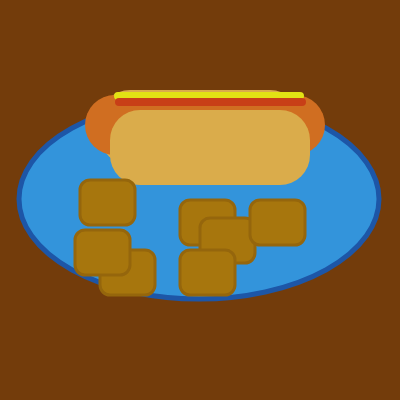
Frame 1 (no input)
Frame 60 (no input): identical to frame 1, image omitted
Frame 120 (the mouse pressed at the canvas centre since frame 60): identical to frame 1, image omitted

The p5.js sketch that drew this single still picture (run headless with seeded random() and noise() and a simulated clock; from frame 60 on, the mouse is pressed at the canvas centre):

// p5.js sketch
// ── sketch.js
/*this is my HW2 assignment
*/
var hDx1 = 100;
var hDx2 = 85;
var hDx3 = 110;
var hDx4 = 118;
var hDx41 = 300;
var hDx5 = 119;
var hDx51 = 302;

var hDy1 = 90;
var hDy2 = 95;
var hDy3 = 110;
var hDy4 = 96;
var hDy5 = 102;
var hDy41 = 96;
var hDy51 = 102;

function setup() {
  createCanvas(400, 400);
}

function draw() {
  background(115, 60, 11);
  //plate
  {
    stroke(29, 86, 167);
    strokeWeight(5);
    fill(51, 148, 219);
    ellipseMode(RADIUS);
    ellipse(199, 199, 180, 100);
  }
  {
    //hotdog
    //bun
    noStroke();
    fill(218, 172, 75);
    rect(hDx1, hDy1, 200, 75, 30);
    //hotdog
    noStroke();
    fill(208, 110, 33);
    rect(hDx2, hDy2, 240, 60, 30);
    //bun
    noStroke();
    fill(218, 172, 75);
    rect(hDx3, hDy3, 200, 75, 30);
    //condiments
    stroke(226, 226, 20);
    strokeWeight(8);
    line(hDx4, hDy4, hDx41, hDy41);
    stroke(200, 63, 23);
    strokeWeight(8);
    line(hDx5, hDy5, hDx51, hDy51);
  }
  //tatertots
  {
    fill(167, 118, 13);
    stroke(149, 102, 12);
    strokeWeight(3);
    rect(180, 200, 55, 45, 10);
    fill(167, 118, 13);
    stroke(149, 102, 12);
    strokeWeight(3);
    rect(100, 250, 55, 45, 10);
    fill(167, 118, 13);
    stroke(149, 102, 12);
    strokeWeight(3);
    rect(75, 230, 55, 45, 10);

    fill(167, 118, 13);
    stroke(149, 102, 12);
    strokeWeight(3);
    fill(167, 118, 13);
    rect(200, 218, 55, 45, 10);
    fill(167, 118, 13);
    stroke(149, 102, 12);
    strokeWeight(3);
    rect(80, 180, 55, 45, 10);
    fill(167, 118, 13);
    stroke(149, 102, 12);
    strokeWeight(3);
    rect(250, 200, 55, 45, 10);
    fill(167, 118, 13);
    stroke(149, 102, 12);
    strokeWeight(3);
    rect(180, 250, 55, 45, 10);
  }

  hotdogMovement();


}
function hotdogMovement() {
  if (keyIsPressed) {
    if (key == 'a') {
      hDx1 = hDx1 - 1;
      hDx2 = hDx2 - 1;
      hDx3 = hDx3 - 1;
      hDx4 = hDx4 - 1;
      hDx41 = hDx41 - 1;
      hDx5 = hDx5 - 1;
      hDx51 = hDx51 - 1;
    }

    else if (key == 'd') {
      hDx1 = hDx1 + 1;
      hDx2 = hDx2 + 1;
      hDx3 = hDx3 + 1;
      hDx4 = hDx4 + 1;
      hDx41 = hDx41 + 1;
      hDx5 = hDx5 + 1;
      hDx51 = hDx51 + 1;
    }
    else if (key == 'w') {
      hDy1 = hDy1 - 1;
      hDy2 = hDy2 - 1;
      hDy3 = hDy3 - 1;
      hDy4 = hDy4 - 1;
      hDy41 = hDy41 - 1;
      hDy5 = hDy5 - 1;
      hDy51 = hDy51 - 1;
    }
    else if (key == 's') {
      hDy1 = hDy1 + 1;
      hDy2 = hDy2 + 1;
      hDy3 = hDy3 + 1;
      hDy4 = hDy4 + 1;
      hDy41 = hDy41 + 1;
      hDy5 = hDy5 + 1;
      hDy51 = hDy51 + 1;
    }
  }
}
